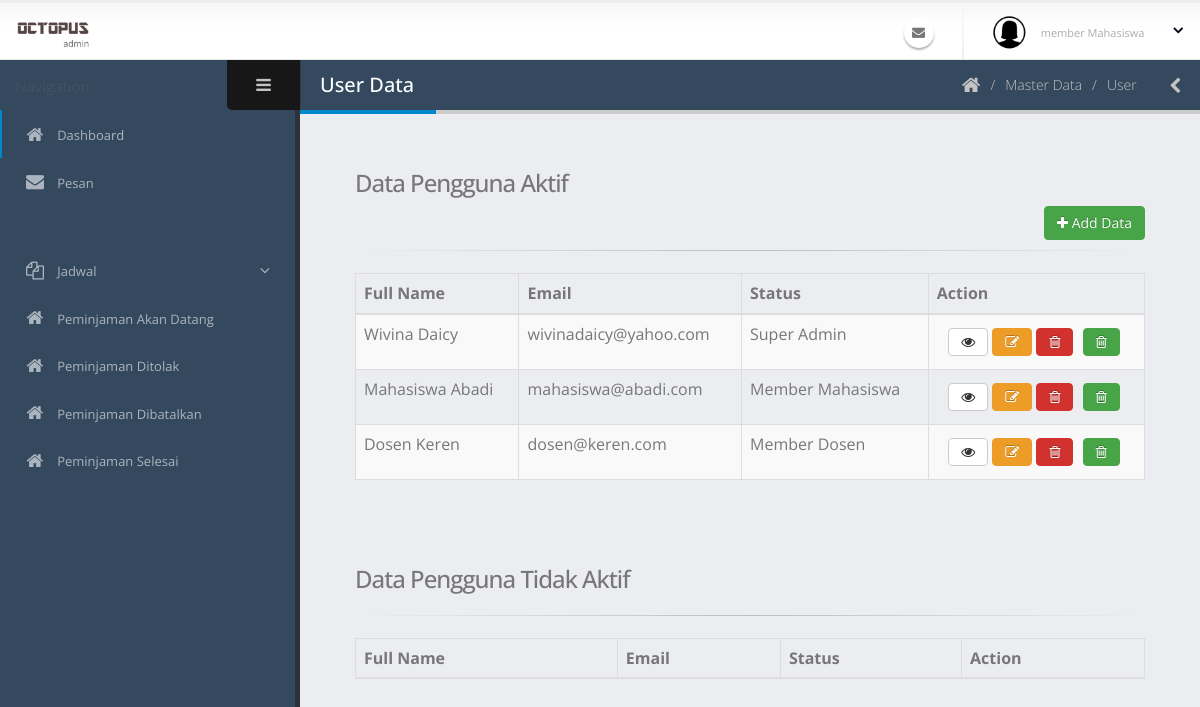
/admin/pengguna.php, run on an earlier commit of the app's database.
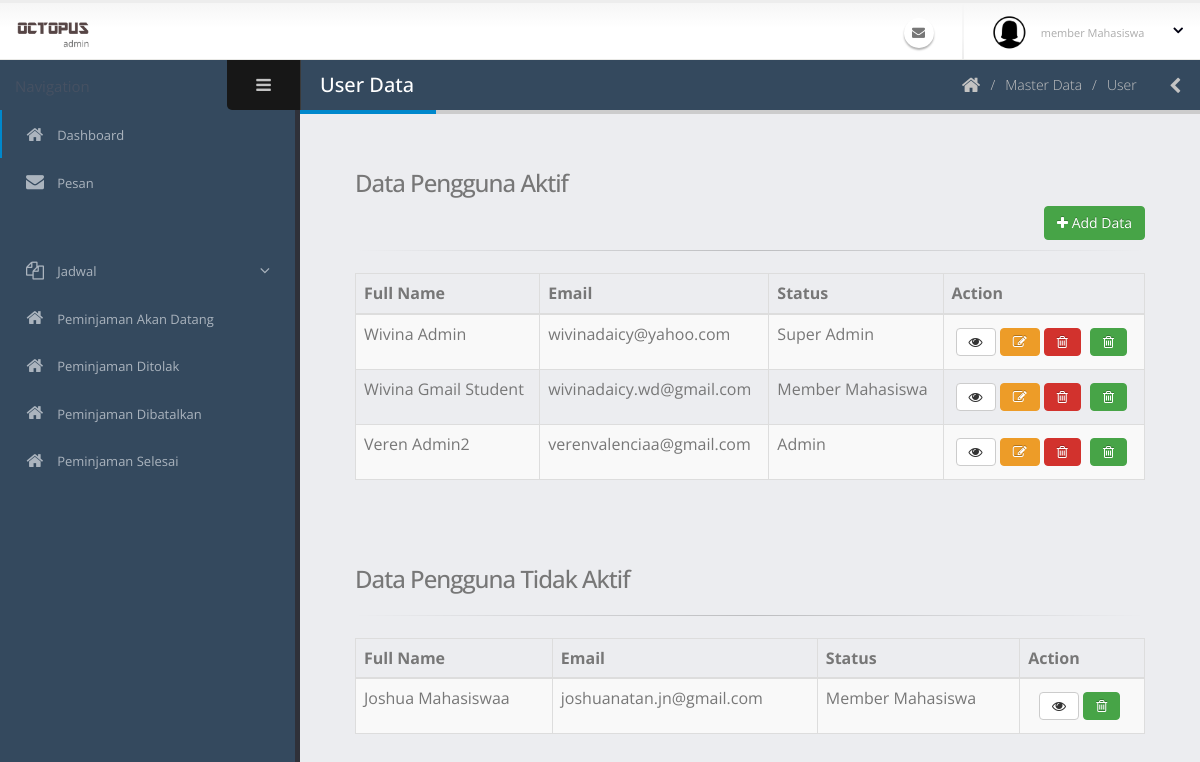
And on a later commit of the database.
### tables this page shows
CREATE TABLE `pengguna` (
  `id_pengguna` varchar(40) NOT NULL COMMENT 'USER-0',
  `email` varchar(50) NOT NULL,
  `kata_sandi` text NOT NULL,
  `nama_lengkap` varchar(60) NOT NULL,
  `jenis_kelamin` char(1) NOT NULL,
  `tanggal_lahir` date NOT NULL,
  `alamat` text NOT NULL,
  `no_hp` varchar(20) NOT NULL,
  `tanggal_masuk` date NOT NULL,
  `status_pengguna` int(11) NOT NULL COMMENT '1: SUPER ADMIN, 2: ADMIN, 3: MEMBER DOSEN, 4:MEMBER MAHASISWA',
  `status_daftar` int(11) NOT NULL COMMENT '0 =TIDAK AKTIF, 1=MENUNGGU APPROVE, 2=AKTIF',
  `user_add` varchar(40) NOT NULL,
  `waktu_add` datetime NOT NULL,
  `user_edit` varchar(40) NOT NULL,
  `waktu_edit` datetime NOT NULL,
  `user_delete` varchar(40) NOT NULL,
  `waktu_delete` datetime NOT NULL,
  `status_delete` int(11) NOT NULL
);

### admin/pengguna.php (the view, shortened to what this page needs)
<?php include('req/head.php');?>
<?php include('req/header.php');?>
<?php include('req/leftbar.php');?>
	<section role="main" class="content-body">
		<header class="page-header">
			<h2>User Data</h2>
			<div class="right-wrapper pull-right">
				<ol class="breadcrumbs">
					<li>
						<a href="index.php">
							<i class="fa fa-home"></i>
						</a>
					</li>
					<li><span>Master Data</span></li>
					<li><span>User</span></li>
				</ol>
				<a class="sidebar-right-toggle" data-open="sidebar-right"><i class="fa fa-chevron-left"></i></a>
			</div>
		</header>
<div class="container-fluid">
<h3>Data Pengguna Aktif</h3>
	<?php include('pengguna/modalTambah.php');?>
	<br>
	<hr>
	<table  class="table table-bordered table-striped mb-none" id="datatable-default">
		<thead>
			<tr>
				<th>Full Name</th>
				<th>Email</th>
				<th>Status</th>
				<th>Action</th>
			</tr>
		</thead>
		<tbody>
		<?php
			$query = mysqli_query($koneksi, "SELECT * from pengguna WHERE status_delete='0' AND status_daftar='2'");
			while($data=mysqli_fetch_array($query)){
			?>
			<tr>
				<td><?php echo $data['nama_lengkap']?></td>
				<td><?php echo $data['email']?></td>
				<?php
						   if($data['status_pengguna']=="1"){
							   $statusnya = "Super Admin";
						   }else if($data['status_pengguna']=="2"){
							   $statusnya = "Admin";
						   }else if($data['status_pengguna']=="3"){
								$statusnya = "Member Dosen";
						   }else{
								$statusnya = "Member Mahasiswa";
						   }
						?>
				<td><?php echo $statusnya?></td>
				<td class="text-center">
					<a class="modal-with-form btn btn-default" data-toggle="tooltip" data-placement="top" title="Detail" href="#modaldetail<?php echo $data['id_pengguna'];?>"><i class='fa fa-eye'></i>
					</a>
					<a class="modal-with-form btn btn-warning" data-toggle="tooltip" data-placement="top" title="Edit" href="#modal<?php echo $data['id_pengguna'];?>"><i class='fa fa-edit'></i>
					</a>
					<a class="btn btn-danger mb-xs mt-xs mr-xs modal-sizes btn btn-default"data-toggle="tooltip" data-placement="top" title="Delete" href="#delete<?php echo $data['id_pengguna'];?>"><i class='fa fa-trash-o'></i></a>
					<a class="btn mb-xs mt-xs mr-xs btn btn-success"data-toggle="tooltip" data-placement="top" title="Log" href="penggunaLog.php?id=<?php echo $data['id_pengguna'];?>"><i class='fa fa-trash-o'></i></a>
				</td>
			</tr>
			<?php } ?>
		</tbody>
	</table>
</div>
<br>
<br>
<div class="container-fluid">
	<br>
	<h3>Data Pengguna Tidak	 Aktif</h3>
	<hr>
	<table  class="table table-bordered table-striped mb-none" id="datatable-default2">
		<thead>
			<tr>
				<th>Full Name</th>
				<th>Email</th>
				<th>Status</th>
				<th>Action</th>
			</tr>
		</thead>
		<tbody>
		<?php
			$query = mysqli_query($koneksi, "SELECT * from pengguna WHERE status_delete='1'");
			while($data=mysqli_fetch_array($query)){
			?>
			<tr>
				<td><?php echo $data['nama_lengkap']?></td>
				<td><?php echo $data['email']?></td>
				<?php
						   if($data['status_pengguna']=="1"){
							   $statusnya = "Super Admin";
						   }else if($data['status_pengguna']=="2"){
							   $statusnya = "Admin";
						   }else if($data['status_pengguna']=="3"){
								$statusnya = "Member Dosen";
						   }else{
								$statusnya = "Member Mahasiswa";
						   }
						?>
				<td><?php echo $statusnya?></td>
				<td class="text-center">
					<a class="modal-with-form btn btn-default" data-toggle="tooltip" data-placement="top" title="Detail" href="#modaldetail<?php echo $data['id_pengguna'];?>"><i class='fa fa-eye'></i>
					</a>
					<a class="btn mb-xs mt-xs mr-xs btn btn-success"data-toggle="tooltip" data-placement="top" title="Log" href="penggunaLog.php?id=<?php echo $data['id_pengguna'];?>"><i class='fa fa-trash-o'></i></a>
				</td>
			</tr>
			<?php } ?>
		</tbody>
	</table>
</div>
<?php include('req/endtitle.php');?>
<?php include('req/script.php');?>

What changed in the data, as far as the page shows it:
changed pengguna "wivinadaicy@yahoo.com": nama_lengkap "Wivina Daicy" → "Wivina Admin"
changed pengguna: nama_lengkap "Mahasiswa Abadi" → "Wivina Gmail Student"; email "mahasiswa@abadi.com" → "wivinadaicy.wd@gmail.com"
changed pengguna: nama_lengkap "Dosen Keren" → "Veren Admin2"; email "dosen@keren.com" → "verenvalenciaa@gmail.com"; status_pengguna "Member Dosen" → "Admin"
added pengguna: nama_lengkap "Joshua Mahasiswaa", email "joshuanatan.jn@gmail.com", status_pengguna "Member Mahasiswa", shown under "Data Pengguna Tidak Aktif"
